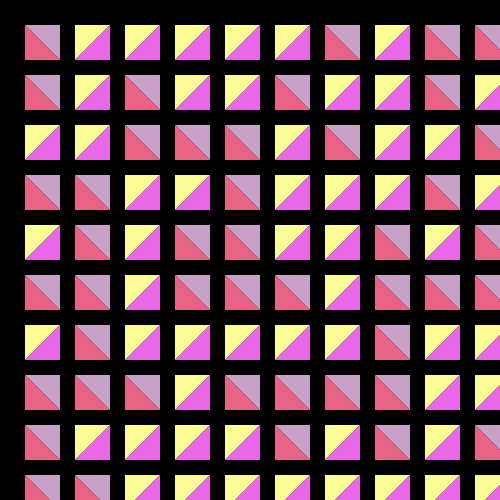
Frame 1 (no input)
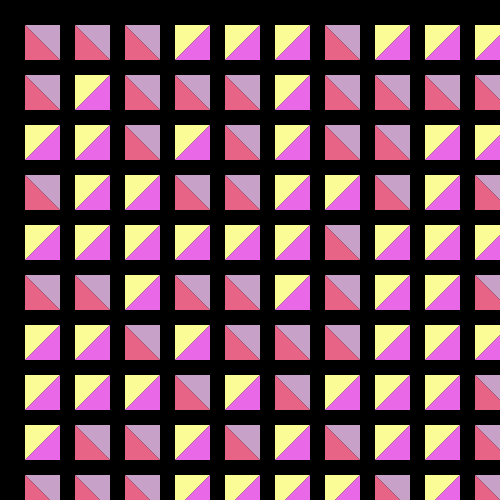
Frame 2 (the mouse pressed at the canvas centre, redrawn once)

The p5.js sketch that drew these frames (run headless with seeded random() and noise() and a simulated clock; the mouse was pressed at the canvas centre and the sketch redrawn once):

// p5.js sketch
// ── sketch.js
// Creative Coding - Year 4 - Term 1
// Exercise 2.3 - Displaying randomized pattern

let numOfSquares = 10;
let squareSize = 500/numOfSquares;

// This function runs once. In here, we set up a Canvas.
function setup(){
createCanvas(500,500);
colorMode(HSB,360,100,100);
rectMode(CENTER);
noStroke();
noLoop();
}

function draw(){
background(0);

// Nested for loop that draws rectangles across the Canvas.
// y-axis - Always goes first in the loop!
  for( let j=0; j<=numOfSquares; j++){
    // x-axis
    for(let i=0; i<numOfSquares; i++){
      let transX = i *squareSize + squareSize / 2;
      let transY = j * squareSize + squareSize / 2;
      push();
      translate(transX,transY);

      let dis = dist(mouseX,mouseY,transX,transY);
      let scale = map(dis,0,500,10, 50);

      let startColor = color(360,100,100);
      let endColor = color(200,50,50);
      //let lerpedColor = lerpColor(startColor,endColor,(i+j*numOfSquares)/400);

      //fill(lerpedColor);
      //stroke(360,100,100);

      // If statements, which will display either output when it's 0 or 1.
          if(random(1) > 0.5){
            noStroke();
            fill(300,19,78);
            //line(0,0,squareSize,squareSize);
            triangle(0,0,35,0,35,35);
            fill(344,57,91);
            triangle(35,35,0,35,0,0);

          } else if(random(0) < 0.5){
            noStroke();
            fill(60,40,99);
            //fill(lerpedColor);
            //line(0,0,squareSize,squareSize);
            //line(0,squareSize,squareSize,0);
            triangle(0,0,0,35,35,0);
            fill(300,55,91);
            triangle(35,35,35,0,0,35);

          }
      pop();

    }
  }
} // End of draw function.
